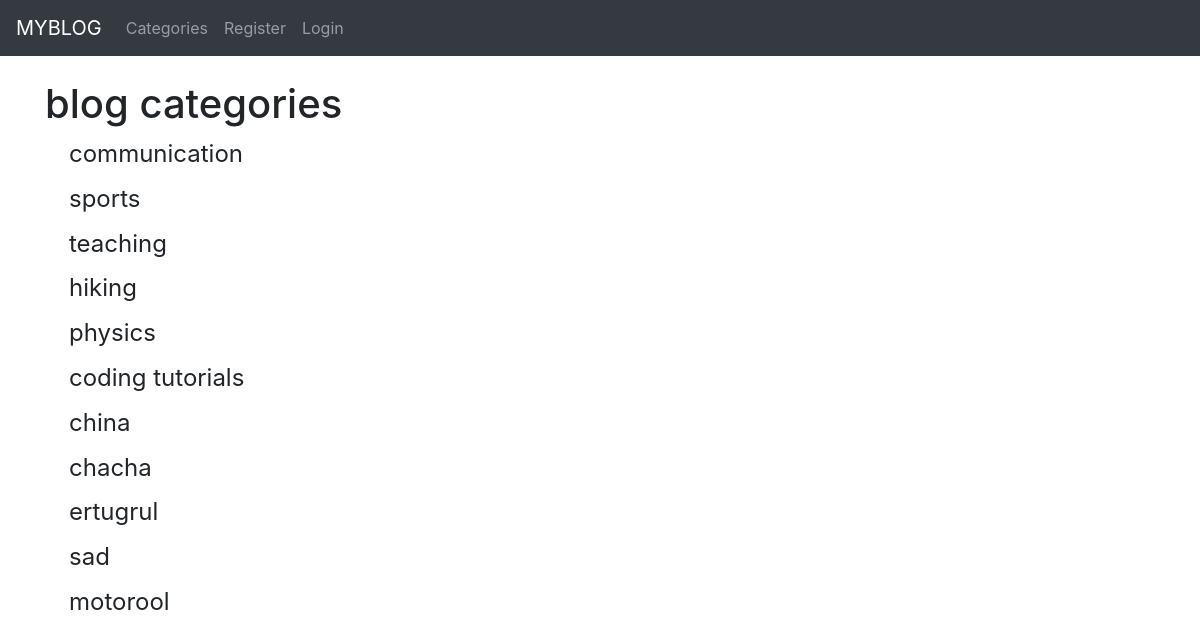
The page /category-list/ on the database its author committed.
### myblog/models.py (models this page shows, shortened)
class Category(models.Model):
    name=models.CharField(max_length=300)
    def __str__(self):
        return self.name

### myblog/views.py (the view)
# urls.py: path('category-list/',CategoryListView,name='category-list'),
def CategoryListView(request):
    cat_menu_list=Category.objects.all()
    return render(request,'myblog/category_list.html',{'cat_menu_list':cat_menu_list})

### myblog/templates/myblog/category_list.html (shortened to what this page needs)
{% extends 'myblog/base.html' %}
{% block content %}
<h1> blog categories </h1>
 {% for item in cat_menu_list %}
<h4><a class="dropdown-item" href="{% url 'category' item|slugify  %}">{{ item }}</a></h4>
                {% endfor %}
{% endblock %}

### rows shown on the page
Category: name "communication"
Category: name "sports"
Category: name "teaching"
Category: name "hiking"
Category: name "physics"
Category: name "coding tutorials"
Category: name "china"
Category: name "chacha"
Category: name "ertugrul"
Category: name "sad"
Category: name "motorool"
